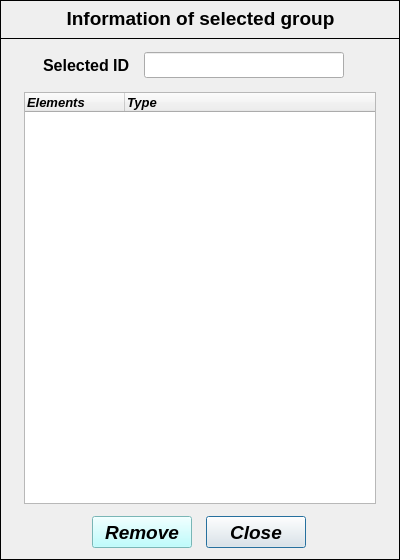
<?xml version="1.0" encoding="UTF-8"?>
<ui version="4.0">
 <class>Dialog</class>
 <widget class="QDialog" name="Dialog">
  <property name="geometry">
   <rect>
    <x>0</x>
    <y>0</y>
    <width>400</width>
    <height>560</height>
   </rect>
  </property>
  <property name="minimumSize">
   <size>
    <width>400</width>
    <height>560</height>
   </size>
  </property>
  <property name="maximumSize">
   <size>
    <width>400</width>
    <height>560</height>
   </size>
  </property>
  <property name="windowTitle">
   <string>Information of selected group</string>
  </property>
  <widget class="QFrame" name="frame">
   <property name="geometry">
    <rect>
     <x>0</x>
     <y>0</y>
     <width>400</width>
     <height>39</height>
    </rect>
   </property>
   <property name="frameShape">
    <enum>QFrame::Box</enum>
   </property>
   <property name="frameShadow">
    <enum>QFrame::Plain</enum>
   </property>
   <property name="lineWidth">
    <number>1</number>
   </property>
   <widget class="QLabel" name="label">
    <property name="geometry">
     <rect>
      <x>54</x>
      <y>2</y>
      <width>293</width>
      <height>33</height>
     </rect>
    </property>
    <property name="font">
     <font>
      <family>Arial</family>
      <pointsize>14</pointsize>
      <weight>75</weight>
      <italic>false</italic>
      <bold>true</bold>
     </font>
    </property>
    <property name="text">
     <string>Information of selected group</string>
    </property>
    <property name="textFormat">
     <enum>Qt::AutoText</enum>
    </property>
    <property name="alignment">
     <set>Qt::AlignCenter</set>
    </property>
   </widget>
  </widget>
  <widget class="QFrame" name="frame_2">
   <property name="geometry">
    <rect>
     <x>0</x>
     <y>38</y>
     <width>400</width>
     <height>522</height>
    </rect>
   </property>
   <property name="frameShape">
    <enum>QFrame::Box</enum>
   </property>
   <property name="frameShadow">
    <enum>QFrame::Plain</enum>
   </property>
   <property name="lineWidth">
    <number>1</number>
   </property>
   <widget class="QLineEdit" name="lineEdit_selected_ID">
    <property name="geometry">
     <rect>
      <x>144</x>
      <y>14</y>
      <width>200</width>
      <height>26</height>
     </rect>
    </property>
    <property name="minimumSize">
     <size>
      <width>200</width>
      <height>0</height>
     </size>
    </property>
    <property name="maximumSize">
     <size>
      <width>200</width>
      <height>16777215</height>
     </size>
    </property>
    <property name="font">
     <font>
      <family>Arial</family>
      <pointsize>11</pointsize>
      <weight>75</weight>
      <italic>false</italic>
      <bold>true</bold>
     </font>
    </property>
    <property name="focusPolicy">
     <enum>Qt::ClickFocus</enum>
    </property>
    <property name="text">
     <string/>
    </property>
    <property name="alignment">
     <set>Qt::AlignCenter</set>
    </property>
   </widget>
   <widget class="QTreeWidget" name="treeWidget_group_info">
    <property name="geometry">
     <rect>
      <x>24</x>
      <y>54</y>
      <width>352</width>
      <height>412</height>
     </rect>
    </property>
    <property name="minimumSize">
     <size>
      <width>352</width>
      <height>412</height>
     </size>
    </property>
    <property name="maximumSize">
     <size>
      <width>352</width>
      <height>412</height>
     </size>
    </property>
    <property name="font">
     <font>
      <family>Arial</family>
      <pointsize>10</pointsize>
      <weight>75</weight>
      <italic>true</italic>
      <bold>true</bold>
     </font>
    </property>
    <column>
     <property name="text">
      <string>Elements</string>
     </property>
    </column>
    <column>
     <property name="text">
      <string>Type</string>
     </property>
    </column>
   </widget>
   <widget class="QPushButton" name="pushButton_close">
    <property name="geometry">
     <rect>
      <x>206</x>
      <y>478</y>
      <width>100</width>
      <height>32</height>
     </rect>
    </property>
    <property name="minimumSize">
     <size>
      <width>100</width>
      <height>32</height>
     </size>
    </property>
    <property name="maximumSize">
     <size>
      <width>100</width>
      <height>32</height>
     </size>
    </property>
    <property name="font">
     <font>
      <family>Arial</family>
      <pointsize>14</pointsize>
      <weight>75</weight>
      <italic>true</italic>
      <bold>true</bold>
     </font>
    </property>
    <property name="text">
     <string>Close</string>
    </property>
    <property name="default">
     <bool>true</bool>
    </property>
   </widget>
   <widget class="QPushButton" name="pushButton_remove">
    <property name="geometry">
     <rect>
      <x>92</x>
      <y>478</y>
      <width>100</width>
      <height>32</height>
     </rect>
    </property>
    <property name="minimumSize">
     <size>
      <width>100</width>
      <height>32</height>
     </size>
    </property>
    <property name="maximumSize">
     <size>
      <width>100</width>
      <height>32</height>
     </size>
    </property>
    <property name="font">
     <font>
      <family>Arial</family>
      <pointsize>14</pointsize>
      <weight>75</weight>
      <italic>true</italic>
      <bold>true</bold>
     </font>
    </property>
    <property name="styleSheet">
     <string notr="true">background-color: rgb(170, 255, 255);</string>
    </property>
    <property name="text">
     <string>Remove</string>
    </property>
    <property name="status" stdset="0">
     <string>danger</string>
    </property>
   </widget>
   <widget class="QLineEdit" name="lineEdit_id_labels">
    <property name="enabled">
     <bool>false</bool>
    </property>
    <property name="geometry">
     <rect>
      <x>32</x>
      <y>14</y>
      <width>110</width>
      <height>26</height>
     </rect>
    </property>
    <property name="palette">
     <palette>
      <active>
       <colorrole role="WindowText">
        <brush brushstyle="SolidPattern">
         <color alpha="255">
          <red>0</red>
          <green>0</green>
          <blue>0</blue>
         </color>
        </brush>
       </colorrole>
       <colorrole role="Dark">
        <brush brushstyle="SolidPattern">
         <color alpha="255">
          <red>0</red>
          <green>0</green>
          <blue>0</blue>
         </color>
        </brush>
       </colorrole>
       <colorrole role="Text">
        <brush brushstyle="SolidPattern">
         <color alpha="255">
          <red>0</red>
          <green>0</green>
          <blue>0</blue>
         </color>
        </brush>
       </colorrole>
       <colorrole role="ButtonText">
        <brush brushstyle="SolidPattern">
         <color alpha="255">
          <red>0</red>
          <green>0</green>
          <blue>0</blue>
         </color>
        </brush>
       </colorrole>
      </active>
      <inactive>
       <colorrole role="WindowText">
        <brush brushstyle="SolidPattern">
         <color alpha="255">
          <red>0</red>
          <green>0</green>
          <blue>0</blue>
         </color>
        </brush>
       </colorrole>
       <colorrole role="Dark">
        <brush brushstyle="SolidPattern">
         <color alpha="255">
          <red>0</red>
          <green>0</green>
          <blue>0</blue>
         </color>
        </brush>
       </colorrole>
       <colorrole role="Text">
        <brush brushstyle="SolidPattern">
         <color alpha="255">
          <red>0</red>
          <green>0</green>
          <blue>0</blue>
         </color>
        </brush>
       </colorrole>
       <colorrole role="ButtonText">
        <brush brushstyle="SolidPattern">
         <color alpha="255">
          <red>0</red>
          <green>0</green>
          <blue>0</blue>
         </color>
        </brush>
       </colorrole>
      </inactive>
      <disabled>
       <colorrole role="WindowText">
        <brush brushstyle="SolidPattern">
         <color alpha="255">
          <red>0</red>
          <green>0</green>
          <blue>0</blue>
         </color>
        </brush>
       </colorrole>
       <colorrole role="Dark">
        <brush brushstyle="SolidPattern">
         <color alpha="255">
          <red>0</red>
          <green>0</green>
          <blue>0</blue>
         </color>
        </brush>
       </colorrole>
       <colorrole role="Text">
        <brush brushstyle="SolidPattern">
         <color alpha="255">
          <red>0</red>
          <green>0</green>
          <blue>0</blue>
         </color>
        </brush>
       </colorrole>
       <colorrole role="ButtonText">
        <brush brushstyle="SolidPattern">
         <color alpha="255">
          <red>0</red>
          <green>0</green>
          <blue>0</blue>
         </color>
        </brush>
       </colorrole>
      </disabled>
     </palette>
    </property>
    <property name="font">
     <font>
      <family>Arial</family>
      <pointsize>12</pointsize>
      <weight>75</weight>
      <italic>false</italic>
      <bold>true</bold>
     </font>
    </property>
    <property name="focusPolicy">
     <enum>Qt::ClickFocus</enum>
    </property>
    <property name="autoFillBackground">
     <bool>false</bool>
    </property>
    <property name="text">
     <string>Selected ID</string>
    </property>
    <property name="frame">
     <bool>false</bool>
    </property>
    <property name="alignment">
     <set>Qt::AlignCenter</set>
    </property>
   </widget>
  </widget>
 </widget>
 <tabstops>
  <tabstop>treeWidget_group_info</tabstop>
  <tabstop>pushButton_remove</tabstop>
  <tabstop>pushButton_close</tabstop>
 </tabstops>
 <resources/>
 <connections/>
</ui>
